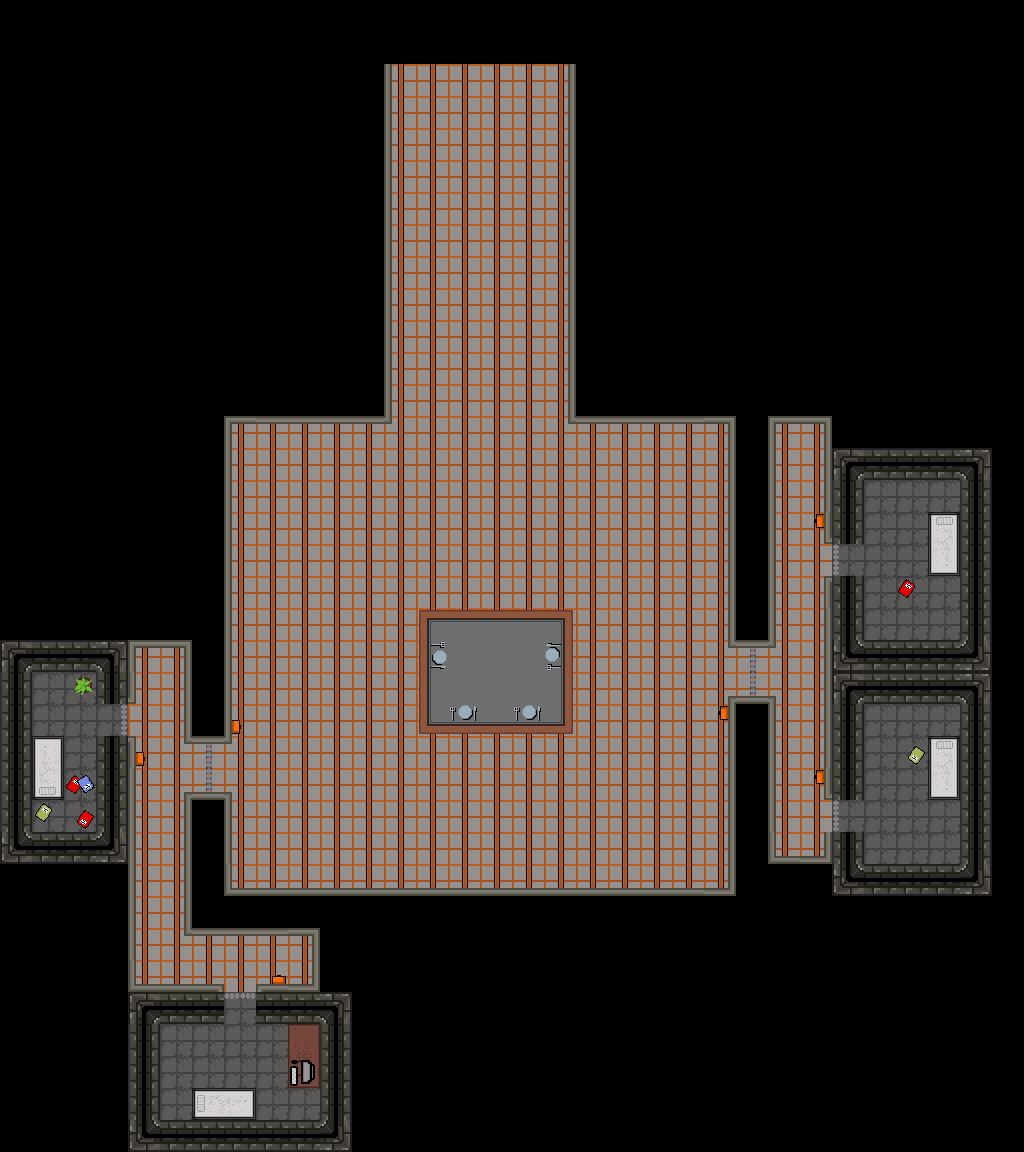

A level layout from a 2D game, rendered from its tile map. Below: a short description, then the map file with tile-grid data replaced by summaries:
An orthogonal 32x36 tile map with 32x32 px tiles, 3 tile layers (Tile Layer 1, Tile Layer 2, Tile Layer 3), 3 tilesets.

<map version="1.2" tiledversion="1.2.2" orientation="orthogonal" renderorder="right-down" width="32" height="36" tilewidth="32" tileheight="32" infinite="0" nextlayerid="7" nextobjectid="1">
 <tileset firstgid="1" source="kitchen.tsx" />
 <tileset firstgid="257" source="max.tsx" />
 <tileset firstgid="401" source="offict.tsx" />
 <layer id="4" name="Tile Layer 1" width="32" height="36">
  <data>[1152 cells, 678 non-empty, 40 distinct tile ids]</data>
 </layer>
 <layer id="5" name="Tile Layer 2" width="32" height="36">
  <data>[1152 cells, 59 non-empty, 20 distinct tile ids]</data>
 </layer>
 <layer id="6" name="Tile Layer 3" width="32" height="36">
  <data>[1152 cells, 5 non-empty, 2 distinct tile ids]</data>
 </layer>
</map>
